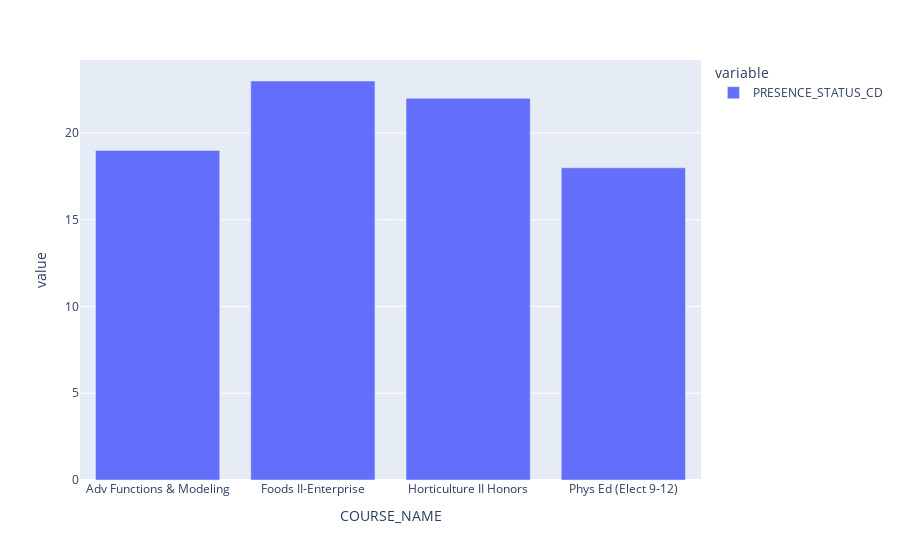

Notebook cell for this chart:
### Code cell
df_grade_absent = df_grade.loc[63992][
    df_grade.loc[63992]["PRESENCE_STATUS_CD"] != "Present"
]
df_grade_absent.groupby("COURSE_NAME").count()["PRESENCE_STATUS_CD"].plot(kind="bar")

### Figure 1 — Plotly figure (JSON) as saved in the notebook; plotly's stock layout.template omitted (floating-point values rounded to 4 significant figures)
{"data": [{"alignmentgroup": "True", "hovertemplate": "variable=PRESENCE_STATUS_CD<br>COURSE_NAME=%{x}<br>value=%{y}<extra></extra>", "legendgroup": "PRESENCE_STATUS_CD", "marker": {"color": "#636efa", "pattern": {"shape": ""}}, "name": "PRESENCE_STATUS_CD", "offsetgroup": "PRESENCE_STATUS_CD", "orientation": "v", "showlegend": true, "textposition": "auto", "type": "bar", "x": ["Adv Functions & Modeling", "Foods II-Enterprise", "Horticulture II Honors", "Phys Ed (Elect 9-12)"], "xaxis": "x", "y": [19, 23, 22, 18], "yaxis": "y"}], "layout": {"barmode": "relative", "legend": {"title": {"text": "variable"}, "tracegroupgap": 0}, "margin": {"t": 60}, "xaxis": {"anchor": "y", "domain": [0, 1], "title": {"text": "COURSE_NAME"}}, "yaxis": {"anchor": "x", "domain": [0, 1], "title": {"text": "value"}}}}
